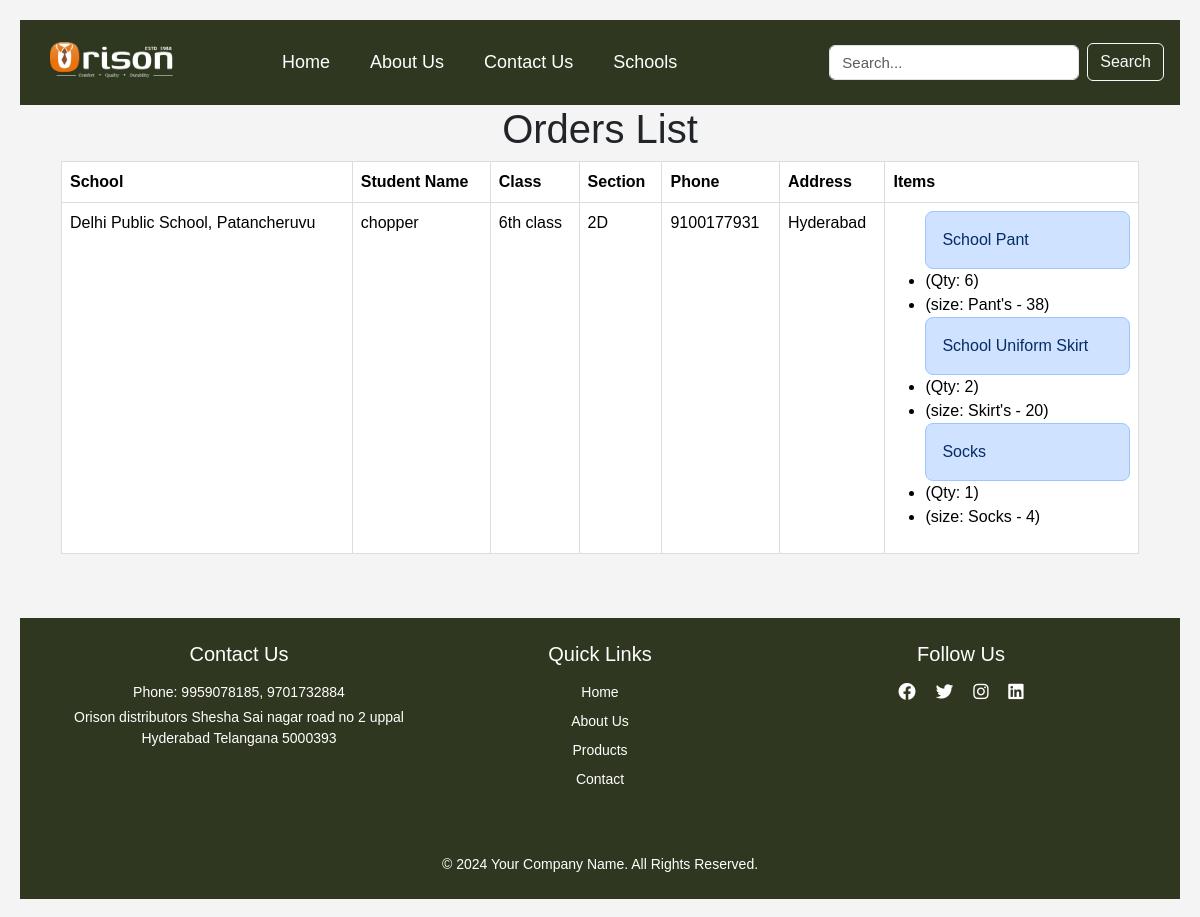
The app's page /school/delhi-public-school-patancheruvu-c79e3fb9-91f3-44f1-9a99-913e27aefc84/orderspage/, older data.
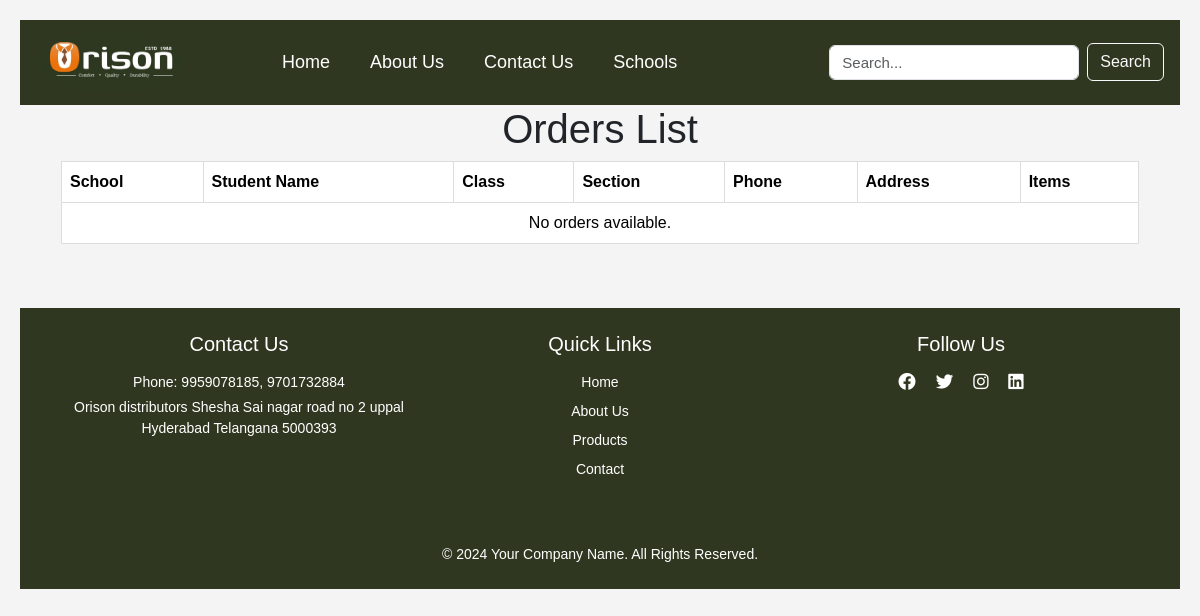
The same page, newer data.
### webapp/models.py (models this page shows, shortened)
class Order(models.Model):
    user = models.ForeignKey(User, on_delete=models.CASCADE, null=True, blank=True)
    school = models.ForeignKey("School", on_delete=models.CASCADE)  # Track the school
    name = models.CharField(max_length=255)  # Student Name
    student_class = models.CharField(max_length=50)  # Class (e.g., 10)
    section = models.CharField(max_length=10)  # Section (e.g., A)
    phone = models.CharField(max_length=15)  # Contact Number
    address = models.TextField()  # Delivery Address
    total_price = models.DecimalField(max_digits=20, decimal_places=2, default=0.00)  # Total order cost
    created_at = models.DateTimeField(auto_now_add=True)  # Timestamp of order
    ORDER_STATUS_CHOICES = (
        ('pending', 'Pending'),
        ('processing', 'Processing'),
        ('shipped', 'Shipped'),
        ('delivered', 'Delivered'),
        ('cancelled', 'Cancelled'),
    )
    order_status = models.CharField(max_length=20, choices=ORDER_STATUS_CHOICES, default='pending')
    PAYMENT_STATUS_CHOICES = (
        ('unpaid', 'Unpaid'),
        ('paid', 'Paid'),
        ('failed', 'Payment Failed'),
    )
    payment_status = models.CharField(max_length=20, choices=PAYMENT_STATUS_CHOICES, default='unpaid')
    token = models.UUIDField(null=True, blank=True, unique=True, editable=False)  # Added token
    barcode_image = models.ImageField(upload_to='barcodes/', null=True, blank=True)  # Confirmed added

class School(models.Model):
    name = models.CharField(max_length=100)
    image = models.ImageField(upload_to='schools/', blank=True, null=True)
    address = models.TextField(blank=True, null=True)
    slug = models.SlugField(unique=True, blank=True)  # Slug must be unique
    is_active = models.BooleanField(default=True)
    created_at = models.DateTimeField(auto_now=True)
    updated_at = models.DateTimeField(auto_now=True)
    numbering = models.IntegerField(default=0)
    class Meta:
        verbose_name_plural = "school"
        ordering = ['numbering']

class OrderItem(models.Model):
    order = models.ForeignKey(Order, on_delete=models.CASCADE, related_name='order_items')
    product = models.ForeignKey("Product", on_delete=models.SET_NULL, null=True)
    quantity = models.PositiveIntegerField(default=1)
    size = models.ForeignKey("Size", on_delete=models.SET_NULL, null=True, blank=True)
    price = models.DecimalField(max_digits=20, decimal_places=2)  # Price at time of order

class Product(models.Model):
    school = models.ForeignKey(School, on_delete=models.CASCADE)
    category = models.ForeignKey(Categories, on_delete=models.CASCADE, default=1)
    name = models.CharField(max_length=100)
    description = models.TextField(blank=True, null=True)
    price = models.DecimalField(max_digits=20, decimal_places=2, blank=True, null=True)
    sizes = models.ManyToManyField(Size, blank=True)
    stock = models.PositiveIntegerField(default=0)
    image = models.ImageField(upload_to='products/')
    created_at = models.DateTimeField(default=datetime.now, blank=True)

class Size(models.Model):
    category = models.ForeignKey(Categories, on_delete=models.CASCADE, related_name="size")
    size = models.CharField(max_length=100)  # Size as a string like '40/28', '30.32', '2,3,4'
    class Meta:
        unique_together = ('size', 'category')
    def __str__(self):
        return f"{self.category.name} - {self.size}"

class Categories(models.Model):
    name = models.CharField(max_length=100)
    school = models.ForeignKey(School, on_delete=models.CASCADE, related_name='categories', null=True, blank=True)
    description = models.TextField(blank=True, null=True)
    slug = models.SlugField(unique=True, blank=True, null=True)
    sequence = models.IntegerField(default=0)
    class Meta:
        verbose_name_plural = "Categories"
        ordering = ['sequence']

### webapp/views.py (the view)
# urls.py: path('school/<slug:slug>/orderspage/',views.orderspage, name='orderspage'),
def orderspage(request, slug):
    school = get_object_or_404(School, slug=slug)
    order = Order.objects.filter(school=school).prefetch_related('order_items__product').order_by('-created_at')
    cart_count = 0
    if request.user.is_authenticated:
        cart, created = Cart.objects.get_or_create(user=request.user)
        cart_count = cart.items.count()
    else:
        cart_count = request.session.get("cart_count", 0)
    return render(request, 'summary/orderspage.html', {'order': order, 'school': school, 'cart_count': cart_count})

### webapp/templates/summary/orderspage.html (shortened to what this page needs)
{% extends 'base.html' %}
{% load static %}
{% block content %}
<div class="container">
    <h1>Orders List</h1>
    <div class="table-responsive">
        <table class="table">
            <thead>
                <tr>
                    <th>School</th>
                    <th>Student Name</th>
                    <th>Class</th>
                    <th>Section</th>
                    <th>Phone</th>
                    <th>Address</th>
                    <th>Items</th>
                </tr>
            </thead>
            <tbody>
                {% for order in order %}
                <tr>
                    <td>{{ order.school.name }}</td>
                    <td>{{ order.name }}</td>
                    <td>{{ order.student_class }}</td>
                    <td>{{ order.section }}</td>
                    <td>{{ order.phone }}</td>
                    <td>{{ order.address }}</td>
                    <td>
                        <ul>
                            {% for item in order.order_items.all %}
                            <li class="p-3 text-primary-emphasis bg-primary-subtle border border-primary-subtle rounded-3" style="list-style-type:none;">{{ item.product.name }}  </li>
                            <li>(Qty: {{ item.quantity }})</li>
                            <li>(size: {{ item.size }})</li>
                            {% empty %}
                            <li>No items</li>
                            {% endfor %}
                        </ul>
                    </td>
                </tr>
                {% empty %}
                <tr>
                    <td colspan="8" style="text-align: center;">No orders available.</td>
                </tr>
                {% endfor %}
            </tbody>
        </table>
    </div>
</div>
{% endblock %}

Row changes from the older to the newer data that the page shows:
removed Order: school.name "Delhi Public School, Patancheruvu", name "chopper", student_class "6th class", section "2D", phone "9100177931", address "Hyderabad"
removed OrderItem: product.name "School Pant", quantity "6", size "Pant's - 38"
removed OrderItem: product.name "School Uniform Skirt", quantity "2", size "Skirt's - 20"
removed OrderItem: product.name "Socks", quantity "1", size "Socks - 4"
Text that changed along with them:
text now shown: "No orders available."
